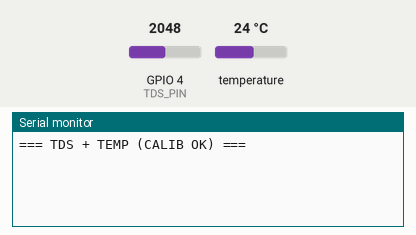
This sketch was run on a simulated ESP32. Shown: the last lines printed to the serial monitor. The inputs (shaded band) are chosen by the test bench; at power-on: temperature 24 °C, GPIO 4 (TDS_PIN) = 2048 (analog values on the 0–4095 scale).

Above: at 1.2 s.
1.3 s: temperature set to 12 °C
At 3.7 s:
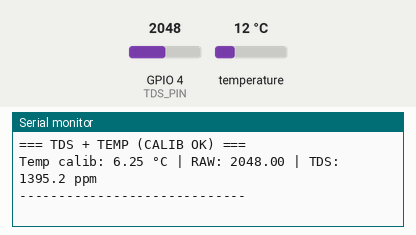
4.2 s: GPIO 4 (TDS_PIN) set to 1960
At 5.3 s:
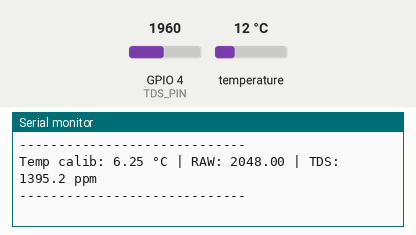
5.7 s: temperature set to 19 °C
At 7.1 s:
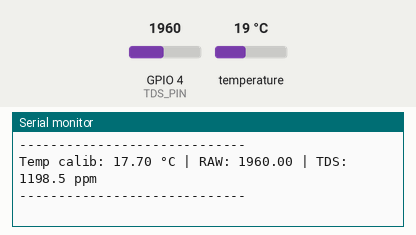
7.2 s: GPIO 4 (TDS_PIN) set to 2040
At 9.5 s:
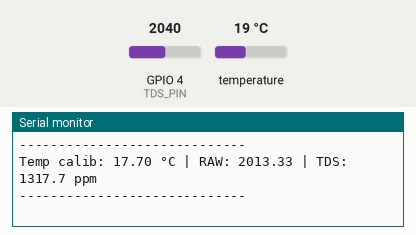
Timing chart, 0 to 9.7 s (numbered marks = the images above; inputs shaded):
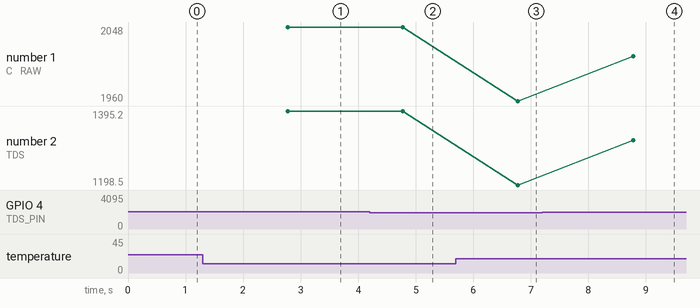

Measured:
- after the input at 1.3 s, the serial monitor: prints a new line after 1.5 s (image 1)
- after the input at 5.7 s, the serial monitor: prints a new line after 1.1 s (image 3)
- after the input at 7.2 s, the serial monitor: prints a new line after 1.6 s (image 4)
- plotted number 1: 1960 → 2013.33 after the input at 7.2 s
- plotted number 2: 1198.5 → 1317.7 after the input at 7.2 s

The sketch:

codetds.ino
```cpp
#include <OneWire.h>
#include <DallasTemperature.h>

// ====================== PIN ======================
#define ONE_WIRE_BUS  5
#define TDS_PIN       4

// ====================== ADC ======================
#define VREF     3.3
#define ADC_RES  4095.0
#define SCOUNT   30

int analogBuffer[SCOUNT];
int analogBufferIndex = 0;

// ====================== DS18B20 ======================
OneWire oneWire(ONE_WIRE_BUS);
DallasTemperature sensors(&oneWire);

// ====================== HỆ SỐ CALIB TDS ======================
float a = 2.2358;
float b = -3183.67;

// ====================== HÀM CALIB NHIỆT ======================
float calibrateTemp(float x) {
  return -0.027 * x * x + 2.473 * x - 19.535;
}

void setup() {
  Serial.begin(115200);
  sensors.begin();

  analogReadResolution(12);
  analogSetAttenuation(ADC_11db);

  Serial.println("=== TDS + TEMP (CALIB OK) ===");
}

void loop() {
  // ===== LẤY MẪU TDS LIÊN TỤC =====
  static unsigned long analogSampleTime = millis();
  if (millis() - analogSampleTime > 40U) {
    analogSampleTime = millis();
    analogBuffer[analogBufferIndex] = analogRead(TDS_PIN);
    analogBufferIndex = (analogBufferIndex + 1) % SCOUNT;
  }

  // ===== IN KẾT QUẢ MỖI 2 GIÂY =====
  static unsigned long lastPrint = millis();
  if (millis() - lastPrint >= 2000) {
    lastPrint = millis();

    // ---- TÍNH RAW TRUNG BÌNH ----
    float raw = 0;
    for (int i = 0; i < SCOUNT; i++) {
      raw += analogBuffer[i];
    }
    raw = raw / SCOUNT;

    // ---- TÍNH TDS ----
    float TDS = a * raw + b;

    // ===== NHIỆT ĐỘ =====
    sensors.requestTemperatures();
    float temp_raw = sensors.getTempCByIndex(0);
    float temp_calib = calibrateTemp(temp_raw);

    // ===== IN RA =====
    Serial.print("Temp calib: ");
    Serial.print(temp_calib, 2);
    Serial.print(" °C | ");

    Serial.print("RAW: ");
    Serial.print(raw);

    Serial.print(" | TDS: ");
    Serial.print(TDS, 1);
    Serial.println(" ppm");

    Serial.println("-----------------------------");
  }
}
```
